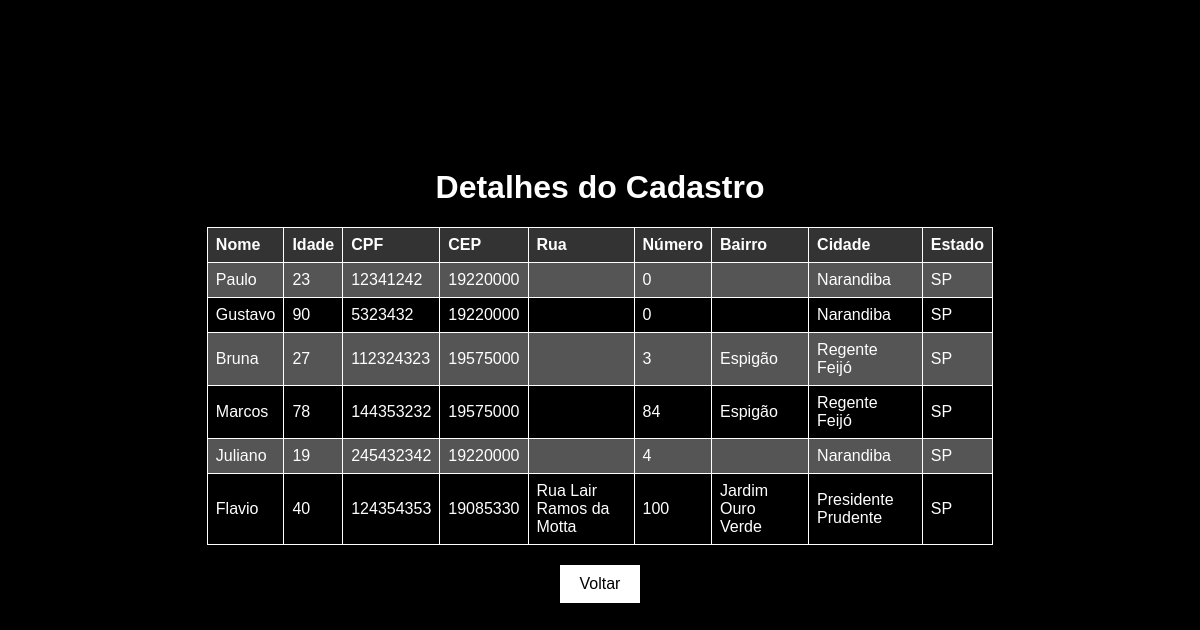
Screenshot of /detalhes_cadastro.php with the database file from the repository.
### tables this page shows
CREATE TABLE `usuarios` (
  `id` int(11) NOT NULL,
  `nome` varchar(100) NOT NULL,
  `idade` int(11) NOT NULL,
  `cpf` varchar(14) NOT NULL,
  `cep` varchar(9) NOT NULL,
  `rua` varchar(100) DEFAULT NULL,
  `numero` int(11) NOT NULL,
  `bairro` varchar(100) DEFAULT NULL,
  `cidade` varchar(100) NOT NULL,
  `estado` varchar(2) NOT NULL
);

### detalhes_cadastro.php (the view, shortened to what this page needs)
<!DOCTYPE html>
<html lang="pt-br">
<head>
</head>
<body>
    <div class="container">
        <h1>Detalhes do Cadastro</h1>
        <?php
           $servername = "localhost";
           $username = "root";
           $password = "";
           $dbname = "cep";
           $conn = new mysqli($servername, $username, $password, $dbname);
           $sql = "SELECT * FROM usuarios";
           $result = $conn->query($sql);
           if ($result->num_rows > 0) {
               echo "<table>";
               echo "<tr><th>Nome</th><th>Idade</th><th>CPF</th><th>CEP</th><th>Rua</th><th>Número</th><th>Bairro</th><th>Cidade</th><th>Estado</th></tr>";
               while ($row = $result->fetch_assoc()) {
                   echo "<tr>";
                   echo "<td>" . $row['nome'] . "</td>";
                   echo "<td>" . $row['idade'] . "</td>";
                   echo "<td>" . $row['cpf'] . "</td>";
                   echo "<td>" . $row['cep'] . "</td>";
                   echo "<td>" . $row['rua'] . "</td>";
                   echo "<td>" . $row['numero'] . "</td>";
                   echo "<td>" . $row['bairro'] . "</td>";
                   echo "<td>" . $row['cidade'] . "</td>";
                   echo "<td>" . $row['estado'] . "</td>";
                   echo "</tr>";
               }
               echo "</table>";
           } else {
               echo "Nenhum registro encontrado.";
           }
        ?>
        <a href="index.php">
            <input type="submit" value="Voltar">
        </a>
    </div>
</body>
</html>

### detalhes_cadastro.php (style rules this page uses)
body { background-color: #000; color: #fff; font-family: Arial, sans-serif; display: flex; justify-content: center; align-items: center; height: 100vh; margin: 0; }
.container { text-align: center; }
h1 { color: #fff; }
table { border-collapse: collapse; width: 80%; margin: 0 auto; margin-top: 20px; }
th, td { border: 1px solid #fff; padding: 8px; text-align: left; }
th { background-color: #333; color: #fff; }
tr:nth-child(even) { background-color: #555; }
input[type="submit"] { background-color: #fff; color: #000; border: none; padding: 10px 20px; font-size: 16px; cursor: pointer; margin-top: 20px; margin-bottom: 50px; }

### rows the page displays
usuarios: nome "Paulo", idade "23", cpf "12341242", cep "19220000", numero "0", cidade "Narandiba", estado "SP"
usuarios: nome "Gustavo", idade "90", cpf "5323432", cep "19220000", numero "0", cidade "Narandiba", estado "SP"
usuarios: nome "Bruna", idade "27", cpf "112324323", cep "19575000", numero "3", bairro "Espigão", cidade "Regente Feijó", estado "SP"
usuarios: nome "Marcos", idade "78", cpf "144353232", cep "19575000", numero "84", bairro "Espigão", cidade "Regente Feijó", estado "SP"
usuarios: nome "Juliano", idade "19", cpf "245432342", cep "19220000", numero "4", cidade "Narandiba", estado "SP"
usuarios: nome "Flavio", idade "40", cpf "124354353", cep "19085330", rua "Rua Lair Ramos da Motta", numero "100", bairro "Jardim Ouro Verde", cidade "Presidente Prudente", estado "SP"
